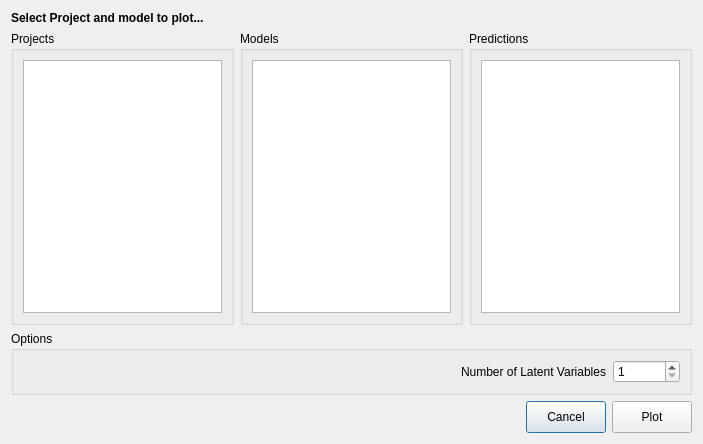
<?xml version="1.0" encoding="UTF-8"?>
<ui version="4.0">
 <class>DialogPlots</class>
 <widget class="QDialog" name="DialogPlots">
  <property name="geometry">
   <rect>
    <x>0</x>
    <y>0</y>
    <width>703</width>
    <height>444</height>
   </rect>
  </property>
  <property name="minimumSize">
   <size>
    <width>560</width>
    <height>250</height>
   </size>
  </property>
  <property name="windowTitle">
   <string>Select project to plot</string>
  </property>
  <layout class="QGridLayout" name="gridLayout_7">
   <item row="0" column="0">
    <widget class="QLabel" name="label">
     <property name="font">
      <font>
       <bold>true</bold>
      </font>
     </property>
     <property name="text">
      <string>Select Project and model to plot...</string>
     </property>
    </widget>
   </item>
   <item row="1" column="0">
    <widget class="QGroupBox" name="projectsGroupBox">
     <property name="title">
      <string>Projects</string>
     </property>
     <layout class="QGridLayout" name="gridLayout_4">
      <item row="0" column="0">
       <widget class="QListView" name="listView">
        <property name="sizePolicy">
         <sizepolicy hsizetype="Expanding" vsizetype="Expanding">
          <horstretch>0</horstretch>
          <verstretch>0</verstretch>
         </sizepolicy>
        </property>
        <property name="minimumSize">
         <size>
          <width>0</width>
          <height>0</height>
         </size>
        </property>
        <property name="editTriggers">
         <set>QAbstractItemView::NoEditTriggers</set>
        </property>
        <property name="selectionMode">
         <enum>QAbstractItemView::SingleSelection</enum>
        </property>
        <property name="selectionBehavior">
         <enum>QAbstractItemView::SelectRows</enum>
        </property>
       </widget>
      </item>
     </layout>
    </widget>
   </item>
   <item row="1" column="1">
    <widget class="QGroupBox" name="modelsGroupBox">
     <property name="title">
      <string>Models</string>
     </property>
     <layout class="QGridLayout" name="gridLayout_2">
      <item row="0" column="0">
       <widget class="QListView" name="listView_2">
        <property name="minimumSize">
         <size>
          <width>0</width>
          <height>0</height>
         </size>
        </property>
        <property name="editTriggers">
         <set>QAbstractItemView::NoEditTriggers</set>
        </property>
        <property name="selectionMode">
         <enum>QAbstractItemView::SingleSelection</enum>
        </property>
        <property name="selectionBehavior">
         <enum>QAbstractItemView::SelectRows</enum>
        </property>
       </widget>
      </item>
     </layout>
    </widget>
   </item>
   <item row="1" column="2">
    <widget class="QGroupBox" name="predictionGroupBox">
     <property name="title">
      <string>Predictions</string>
     </property>
     <layout class="QGridLayout" name="gridLayout_3">
      <item row="0" column="0">
       <widget class="QListView" name="listView_3">
        <property name="minimumSize">
         <size>
          <width>0</width>
          <height>0</height>
         </size>
        </property>
        <property name="editTriggers">
         <set>QAbstractItemView::NoEditTriggers</set>
        </property>
        <property name="selectionMode">
         <enum>QAbstractItemView::SingleSelection</enum>
        </property>
        <property name="selectionBehavior">
         <enum>QAbstractItemView::SelectRows</enum>
        </property>
       </widget>
      </item>
     </layout>
    </widget>
   </item>
   <item row="2" column="0" colspan="3">
    <widget class="QGroupBox" name="OptionGroupBox">
     <property name="title">
      <string>Options</string>
     </property>
     <layout class="QGridLayout" name="gridLayout_6">
      <item row="0" column="0">
       <layout class="QGridLayout" name="gridLayout_5">
        <item row="0" column="2">
         <widget class="QSpinBox" name="numpc">
          <property name="minimum">
           <number>1</number>
          </property>
          <property name="maximum">
           <number>999999999</number>
          </property>
         </widget>
        </item>
        <item row="0" column="0">
         <spacer name="horizontalSpacer_2">
          <property name="orientation">
           <enum>Qt::Horizontal</enum>
          </property>
          <property name="sizeHint" stdset="0">
           <size>
            <width>40</width>
            <height>20</height>
           </size>
          </property>
         </spacer>
        </item>
        <item row="0" column="1">
         <widget class="QLabel" name="label_4">
          <property name="text">
           <string>Number of Latent Variables</string>
          </property>
         </widget>
        </item>
       </layout>
      </item>
     </layout>
    </widget>
   </item>
   <item row="3" column="0" colspan="3">
    <layout class="QGridLayout" name="gridLayout">
     <item row="0" column="1">
      <widget class="QPushButton" name="cancelButton">
       <property name="minimumSize">
        <size>
         <width>70</width>
         <height>32</height>
        </size>
       </property>
       <property name="text">
        <string>Cancel</string>
       </property>
      </widget>
     </item>
     <item row="0" column="0">
      <spacer name="horizontalSpacer">
       <property name="orientation">
        <enum>Qt::Horizontal</enum>
       </property>
       <property name="sizeHint" stdset="0">
        <size>
         <width>40</width>
         <height>20</height>
        </size>
       </property>
      </spacer>
     </item>
     <item row="0" column="2">
      <widget class="QPushButton" name="plotButton">
       <property name="minimumSize">
        <size>
         <width>70</width>
         <height>32</height>
        </size>
       </property>
       <property name="text">
        <string>Plot</string>
       </property>
      </widget>
     </item>
    </layout>
   </item>
  </layout>
 </widget>
 <resources/>
 <connections/>
</ui>
